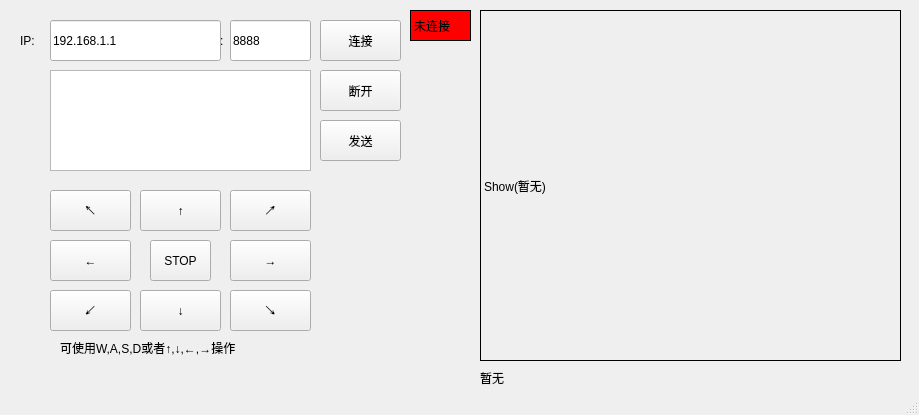
<?xml version="1.0" encoding="UTF-8"?>
<ui version="4.0">
 <class>MainWindow</class>
 <widget class="QMainWindow" name="MainWindow">
  <property name="windowModality">
   <enum>Qt::NonModal</enum>
  </property>
  <property name="geometry">
   <rect>
    <x>0</x>
    <y>0</y>
    <width>919</width>
    <height>415</height>
   </rect>
  </property>
  <property name="windowTitle">
   <string>智能小车控制 第四组专用</string>
  </property>
  <property name="tabShape">
   <enum>QTabWidget::Rounded</enum>
  </property>
  <widget class="QWidget" name="centralwidget">
   <widget class="QPushButton" name="pushButton">
    <property name="geometry">
     <rect>
      <x>320</x>
      <y>20</y>
      <width>81</width>
      <height>41</height>
     </rect>
    </property>
    <property name="text">
     <string>连接</string>
    </property>
   </widget>
   <widget class="QLineEdit" name="lineEdit">
    <property name="geometry">
     <rect>
      <x>50</x>
      <y>20</y>
      <width>171</width>
      <height>41</height>
     </rect>
    </property>
    <property name="text">
     <string>192.168.1.1</string>
    </property>
   </widget>
   <widget class="QLabel" name="label">
    <property name="geometry">
     <rect>
      <x>20</x>
      <y>20</y>
      <width>31</width>
      <height>41</height>
     </rect>
    </property>
    <property name="text">
     <string>IP:</string>
    </property>
   </widget>
   <widget class="QLineEdit" name="lineEdit_2">
    <property name="geometry">
     <rect>
      <x>230</x>
      <y>20</y>
      <width>81</width>
      <height>41</height>
     </rect>
    </property>
    <property name="text">
     <string>8888</string>
    </property>
   </widget>
   <widget class="QLabel" name="label_2">
    <property name="geometry">
     <rect>
      <x>220</x>
      <y>20</y>
      <width>31</width>
      <height>41</height>
     </rect>
    </property>
    <property name="text">
     <string>:</string>
    </property>
   </widget>
   <widget class="QPushButton" name="pushButton_2">
    <property name="geometry">
     <rect>
      <x>140</x>
      <y>190</y>
      <width>81</width>
      <height>41</height>
     </rect>
    </property>
    <property name="text">
     <string>↑</string>
    </property>
   </widget>
   <widget class="QPushButton" name="pushButton_3">
    <property name="geometry">
     <rect>
      <x>320</x>
      <y>70</y>
      <width>81</width>
      <height>41</height>
     </rect>
    </property>
    <property name="text">
     <string>断开</string>
    </property>
   </widget>
   <widget class="QPushButton" name="pushButton_4">
    <property name="geometry">
     <rect>
      <x>230</x>
      <y>240</y>
      <width>81</width>
      <height>41</height>
     </rect>
    </property>
    <property name="text">
     <string>→</string>
    </property>
   </widget>
   <widget class="QPushButton" name="pushButton_5">
    <property name="geometry">
     <rect>
      <x>140</x>
      <y>290</y>
      <width>81</width>
      <height>41</height>
     </rect>
    </property>
    <property name="text">
     <string>↓</string>
    </property>
   </widget>
   <widget class="QPushButton" name="pushButton_6">
    <property name="geometry">
     <rect>
      <x>50</x>
      <y>240</y>
      <width>81</width>
      <height>41</height>
     </rect>
    </property>
    <property name="text">
     <string>←</string>
    </property>
   </widget>
   <widget class="QPushButton" name="pushButton_7">
    <property name="geometry">
     <rect>
      <x>150</x>
      <y>240</y>
      <width>61</width>
      <height>41</height>
     </rect>
    </property>
    <property name="text">
     <string>STOP</string>
    </property>
    <property name="shortcut">
     <string>Space</string>
    </property>
   </widget>
   <widget class="QPushButton" name="pushButton_8">
    <property name="geometry">
     <rect>
      <x>320</x>
      <y>120</y>
      <width>81</width>
      <height>41</height>
     </rect>
    </property>
    <property name="text">
     <string>发送</string>
    </property>
   </widget>
   <widget class="QLabel" name="label_3">
    <property name="geometry">
     <rect>
      <x>480</x>
      <y>10</y>
      <width>421</width>
      <height>351</height>
     </rect>
    </property>
    <property name="frameShape">
     <enum>QFrame::Box</enum>
    </property>
    <property name="text">
     <string>Show(暂无)</string>
    </property>
   </widget>
   <widget class="QPushButton" name="pushButton_9">
    <property name="geometry">
     <rect>
      <x>50</x>
      <y>190</y>
      <width>81</width>
      <height>41</height>
     </rect>
    </property>
    <property name="text">
     <string>↖</string>
    </property>
   </widget>
   <widget class="QPushButton" name="pushButton_10">
    <property name="geometry">
     <rect>
      <x>230</x>
      <y>190</y>
      <width>81</width>
      <height>41</height>
     </rect>
    </property>
    <property name="styleSheet">
     <string notr="true"/>
    </property>
    <property name="text">
     <string>↗</string>
    </property>
   </widget>
   <widget class="QPushButton" name="pushButton_11">
    <property name="geometry">
     <rect>
      <x>230</x>
      <y>290</y>
      <width>81</width>
      <height>41</height>
     </rect>
    </property>
    <property name="text">
     <string>↘</string>
    </property>
   </widget>
   <widget class="QPushButton" name="pushButton_12">
    <property name="geometry">
     <rect>
      <x>50</x>
      <y>290</y>
      <width>81</width>
      <height>41</height>
     </rect>
    </property>
    <property name="text">
     <string>↙</string>
    </property>
   </widget>
   <widget class="QLabel" name="label_4">
    <property name="geometry">
     <rect>
      <x>60</x>
      <y>340</y>
      <width>261</width>
      <height>16</height>
     </rect>
    </property>
    <property name="autoFillBackground">
     <bool>false</bool>
    </property>
    <property name="text">
     <string>可使用W,A,S,D或者↑,↓,←,→操作</string>
    </property>
   </widget>
   <widget class="QLabel" name="label_5">
    <property name="geometry">
     <rect>
      <x>410</x>
      <y>10</y>
      <width>61</width>
      <height>31</height>
     </rect>
    </property>
    <property name="styleSheet">
     <string notr="true">background-color: red</string>
    </property>
    <property name="frameShape">
     <enum>QFrame::Box</enum>
    </property>
    <property name="text">
     <string>未连接</string>
    </property>
   </widget>
   <widget class="QPlainTextEdit" name="plainTextEdit">
    <property name="geometry">
     <rect>
      <x>50</x>
      <y>70</y>
      <width>261</width>
      <height>101</height>
     </rect>
    </property>
   </widget>
   <widget class="QLabel" name="label_6">
    <property name="geometry">
     <rect>
      <x>480</x>
      <y>370</y>
      <width>72</width>
      <height>15</height>
     </rect>
    </property>
    <property name="text">
     <string>暂无</string>
    </property>
   </widget>
   <widget class="QLabel" name="label_7">
    <property name="geometry">
     <rect>
      <x>740</x>
      <y>360</y>
      <width>161</width>
      <height>20</height>
     </rect>
    </property>
    <property name="text">
     <string/>
    </property>
   </widget>
  </widget>
  <widget class="QMenuBar" name="menubar">
   <property name="geometry">
    <rect>
     <x>0</x>
     <y>0</y>
     <width>919</width>
     <height>26</height>
    </rect>
   </property>
  </widget>
  <widget class="QStatusBar" name="statusbar"/>
 </widget>
 <resources/>
 <connections/>
</ui>
